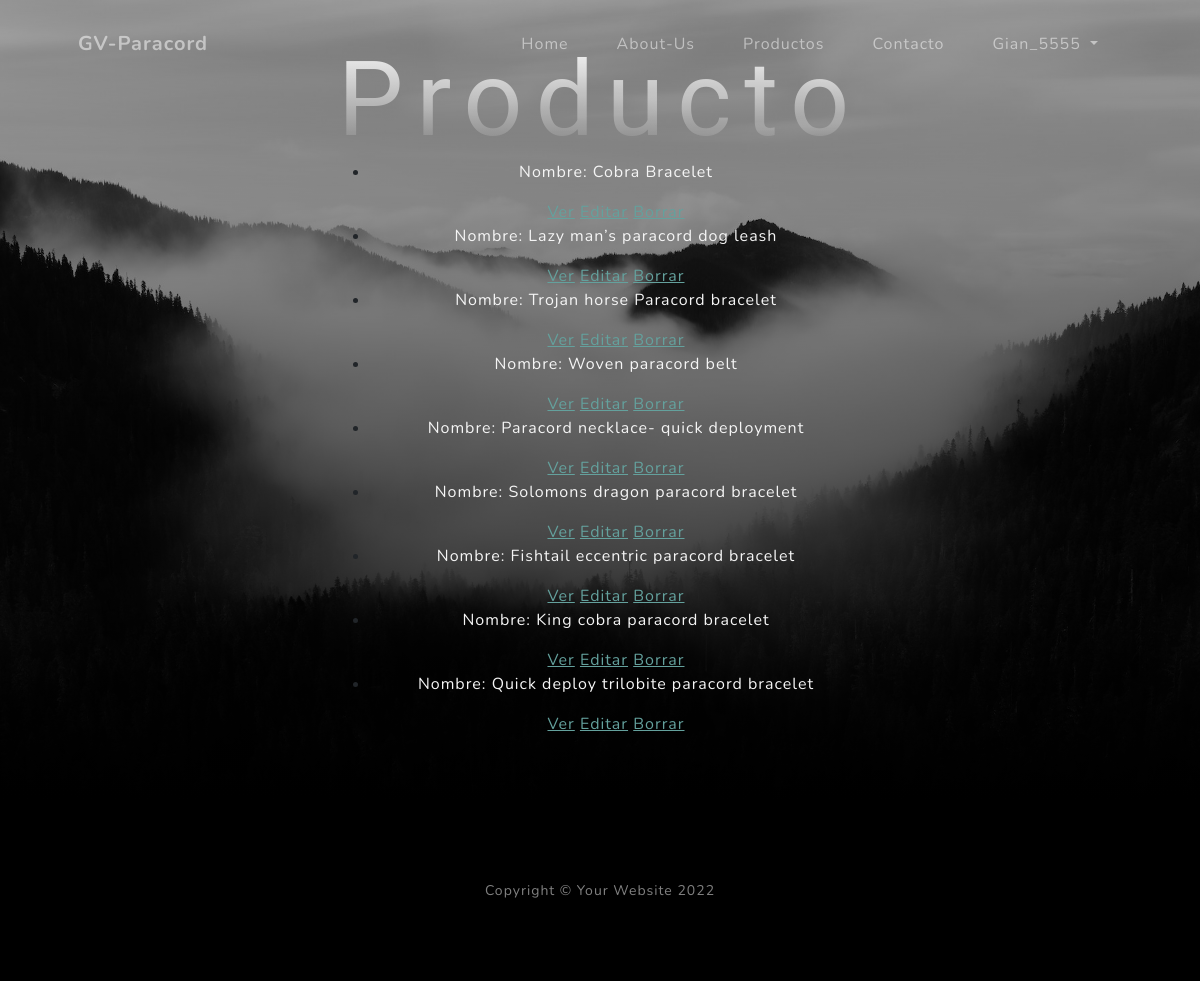
The page /producto/list (signed in) on the database its author committed.
### AppECP/models.py (models this page shows, shortened)
class Producto(models.Model):
	nombre = models.CharField(max_length=250, verbose_name='Nombre')
	encabezado = models.TextField(verbose_name='Encabezado')
	contenido = models.TextField(verbose_name='Contenido')
	image = models.ImageField(default='users/cobra.png',upload_to='producto/', null=True, blank=True, verbose_name='Imagen')
	precio = models.FloatField()
	creacion = models.DateField(verbose_name='Fecha de creación')
	category = models.ForeignKey(Categorias, on_delete=models.CASCADE, related_name='get_posts', verbose_name='Categoría')
	fabricante = models.ForeignKey(User, on_delete=models.CASCADE, related_name='get_posts', verbose_name='Fabricante')
	class Meta:
		verbose_name = 'Producto'
		verbose_name_plural = 'Productos'
		ordering = ['-creacion']

### AppECP/views.py (the view)
# urls.py: path('producto/list', views.ProductoListView.as_view(), name='List'),
class ProductoListView(ListView):
    model = Producto
    template_name = "AppECP/producto_list.html"

### AppECP/templates/AppECP/producto_list.html (shortened to what this page needs)
<!DOCTYPE html>
<html lang="en">
    <head>
        {% load static %}
        <link href="{% static 'css/styles.css'%}" rel="stylesheet" />
    </head>
    <body id="page-top">
        <nav class="navbar navbar-expand-lg navbar-light fixed-top" id="mainNav">
            <div class="container px-4 px-lg-5">
                <a class="navbar-brand" href="#page-top">GV-Paracord</a>
                <div class="collapse navbar-collapse" id="navbarResponsive">
                    <ul class="navbar-nav ms-auto">
                        <li class="nav-item"><a class="nav-link" href={% url 'home' %}>Home</a></li>
                        <li class="nav-item"><a class="nav-link" href={% url 'aboutus' %}>About-Us</a></li>
                        <li class="nav-item"><a class="nav-link" href={% url 'products' %}>Productos</a></li>
                        <li class="nav-item"><a class="nav-link" href={% url 'contacto' %}>Contacto</a></li>
                        {% if request.user.is_authenticated %}
                        <li class="nav-item dropdown">
                            <a class="nav-link dropdown-toggle" href="#" role="button" data-bs-toggle="dropdown" aria-expanded="false">
                                {{ user.username}}
                            </a>
                          </li>
                        {% else %}
                        <li class="nav-item"><a class="nav-link" href={% url 'login' %}>Ingresar</a></li>
                        <li class="nav-item"><a class="nav-link" href={% url 'register' %}>Registrarse</a></li>
                        {% endif %}
                    </ul>
                </div>
            </div>
        </nav>
        <header class="masthead">
            <div class="container px-4 px-lg-5 d-flex h-100 align-items-center justify-content-center">
                <div class="d-flex justify-content-center">
                    <div class="text-center">
                        <form enctype="multipart/form-data" method="post">{% csrf_token %}
                            <h1> Producto</h1>
                            <ul>
                            {% for producto in object_list %}
                                <li>
                                    <p style="color: whitesmoke;">Nombre: {{producto.nombre}}</p>
                                    <a href="{% url 'Detail' producto.id %}"> Ver</a>
                                    <a href="{% url 'Edit' producto.id %}"> Editar</a>
                                    <a href="{% url 'Delete' producto.id %}"> Borrar</a>
                                </li>
                             {% endfor %}
                            </ul>
                        </form>
                    </div>
                </div>
            </div>
        </header>
        <footer class="footer bg-black small text-center text-white-50"><div class="container px-4 px-lg-5">Copyright &copy; Your Website 2022</div></footer>
    </body>
</html>

### rows shown on the page
Producto: nombre "Cobra Bracelet"
Producto: nombre "Lazy man’s paracord dog leash"
Producto: nombre "Trojan horse Paracord bracelet"
Producto: nombre "Woven paracord belt"
Producto: nombre "Paracord necklace- quick deployment"
Producto: nombre "Solomons dragon paracord bracelet"
Producto: nombre "Fishtail eccentric paracord bracelet"
Producto: nombre "King cobra paracord bracelet"
Producto: nombre "Quick deploy trilobite paracord bracelet"

### other values the page prints
{{ user.username }} "Gian_5555"
